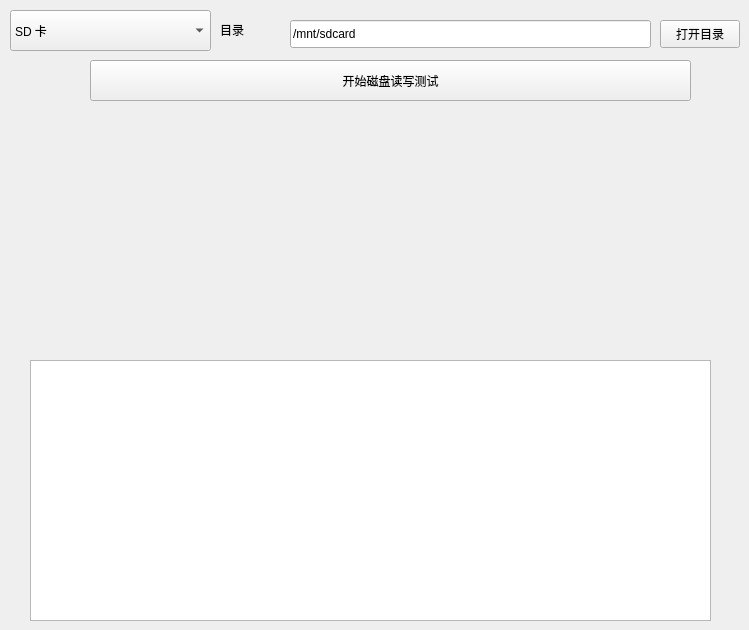
    <widget class="QWidget" name="tab_7">
     <attribute name="title">
      <string>磁盘读写测试</string>
     </attribute>
     <widget class="QWidget" name="verticalLayoutWidget_2">
      <property name="geometry">
       <rect>
        <x>30</x>
        <y>120</y>
        <width>681</width>
        <height>231</height>
       </rect>
      </property>
      <layout class="QVBoxLayout" name="usb_tab_2"/>
     </widget>
     <widget class="QTextEdit" name="textEdit_4">
      <property name="geometry">
       <rect>
        <x>30</x>
        <y>360</y>
        <width>681</width>
        <height>261</height>
       </rect>
      </property>
     </widget>
     <widget class="QLabel" name="label_14">
      <property name="geometry">
       <rect>
        <x>220</x>
        <y>20</y>
        <width>59</width>
        <height>20</height>
       </rect>
      </property>
      <property name="text">
       <string>目录</string>
      </property>
     </widget>
     <widget class="QLineEdit" name="lineEdit_7">
      <property name="geometry">
       <rect>
        <x>290</x>
        <y>20</y>
        <width>361</width>
        <height>28</height>
       </rect>
      </property>
      <property name="text">
       <string>/mnt/sdcard</string>
      </property>
     </widget>
     <widget class="QPushButton" name="pushButton_9">
      <property name="geometry">
       <rect>
        <x>660</x>
        <y>20</y>
        <width>80</width>
        <height>28</height>
       </rect>
      </property>
      <property name="text">
       <string>打开目录</string>
      </property>
     </widget>
     <widget class="QPushButton" name="pushButton_17">
      <property name="geometry">
       <rect>
        <x>90</x>
        <y>60</y>
        <width>601</width>
        <height>41</height>
       </rect>
      </property>
      <property name="text">
       <string>开始磁盘读写测试</string>
      </property>
     </widget>
     <widget class="QComboBox" name="comboBox_2">
      <property name="geometry">
       <rect>
        <x>10</x>
        <y>10</y>
        <width>201</width>
        <height>41</height>
       </rect>
      </property>
      <item>
       <property name="text">
        <string>SD 卡</string>
       </property>
      </item>
      <item>
       <property name="text">
        <string>pcie0 ssd</string>
       </property>
      </item>
      <item>
       <property name="text">
        <string>pcie1 ssd</string>
       </property>
      </item>
      <item>
       <property name="text">
        <string>emmc 存储</string>
       </property>
      </item>
      <item>
       <property name="text">
        <string>U盘</string>
       </property>
      </item>
     </widget>
    </widget>
